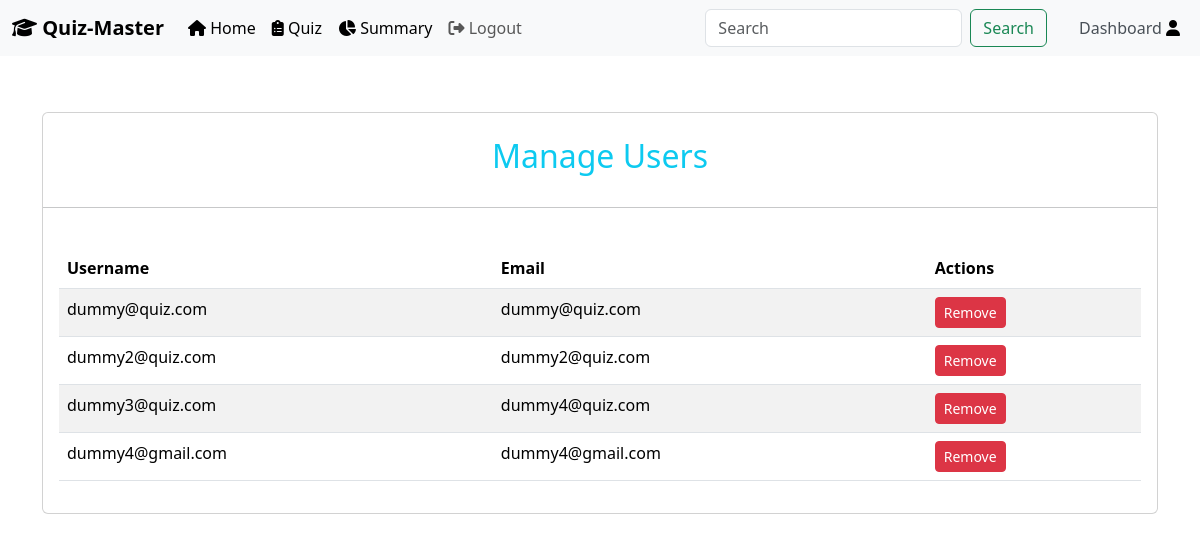
The page /quiz-master/manage-user (signed in) on the database its author committed.
### models/models.py (models this page shows, shortened)
class User(db.Model,UserMixin):
    __tablename__ = "users"
    id = db.Column(db.Integer(), primary_key=True, nullable=False, autoincrement=True)
    username = db.Column(db.String(60), nullable=False, unique=True)
    email_address = db.Column(db.String(150), unique=True, nullable=False)
    full_name = db.Column(db.String(60), nullable=False)
    password_hash = db.Column(db.String(255), nullable=False)
    qualification = db.Column(db.String(), nullable=True)
    dob = db.Column(db.String(), nullable=True)
    role = db.Column(db.String(10), nullable=False, default='user')
    scores = db.relationship('Score', backref='user', lazy=True)
    @property
    def password(self):
        raise AttributeError('password is not a readable attribute')

### controllers/quiz_master_route.py (the view)
@app.route('/quiz-master/manage-user')
@login_required
def manage_user():
    if current_user.role == 'quiz-master':
        users = User.query.filter_by(role='user').all()
        return render_template('manage_user.html',users=users)
    else:
        return {"message": "Permission denied"}, 403

### app.py (called while the page is built)
@login_manager.user_loader
def load_user(user_id):
    return db.session.get(User, int(user_id))

### templates/manage_user.html (shortened to what this page needs)
{% extends 'base.html' %}
{% block content %}
<div class="container">
    <div class="card">
        <h2 class="card-title text-info text-center mt-4">Manage Users</h2>
        <hr class="h-auto my-4">
    <div class="card-body">
    <table class="table table-striped">
        <thead>
            <tr>
                <th>Username</th>
                <th>Email</th>
                <th>Actions</th>
            </tr>
        </thead>
        <tbody>
            {% for user in users %}
            <tr>
                <td>{{ user.username }}</td>
                <td>{{ user.email_address }}</td>
                <td>
                    <button class="btn btn-danger btn-sm" onclick="deleteUser('{{ user.id }}')">Remove</button>
                </td>
            </tr>
            {% endfor %}
        </tbody>
    </table>
</div>
</div>
</div>
{% endblock %}

### rows shown on the page
User: username "dummy@quiz.com", email_address "dummy@quiz.com"
User: username "dummy2@quiz.com", email_address "dummy2@quiz.com"
User: username "dummy3@quiz.com", email_address "dummy4@quiz.com"
User: username "dummy4@gmail.com", email_address "dummy4@gmail.com"
